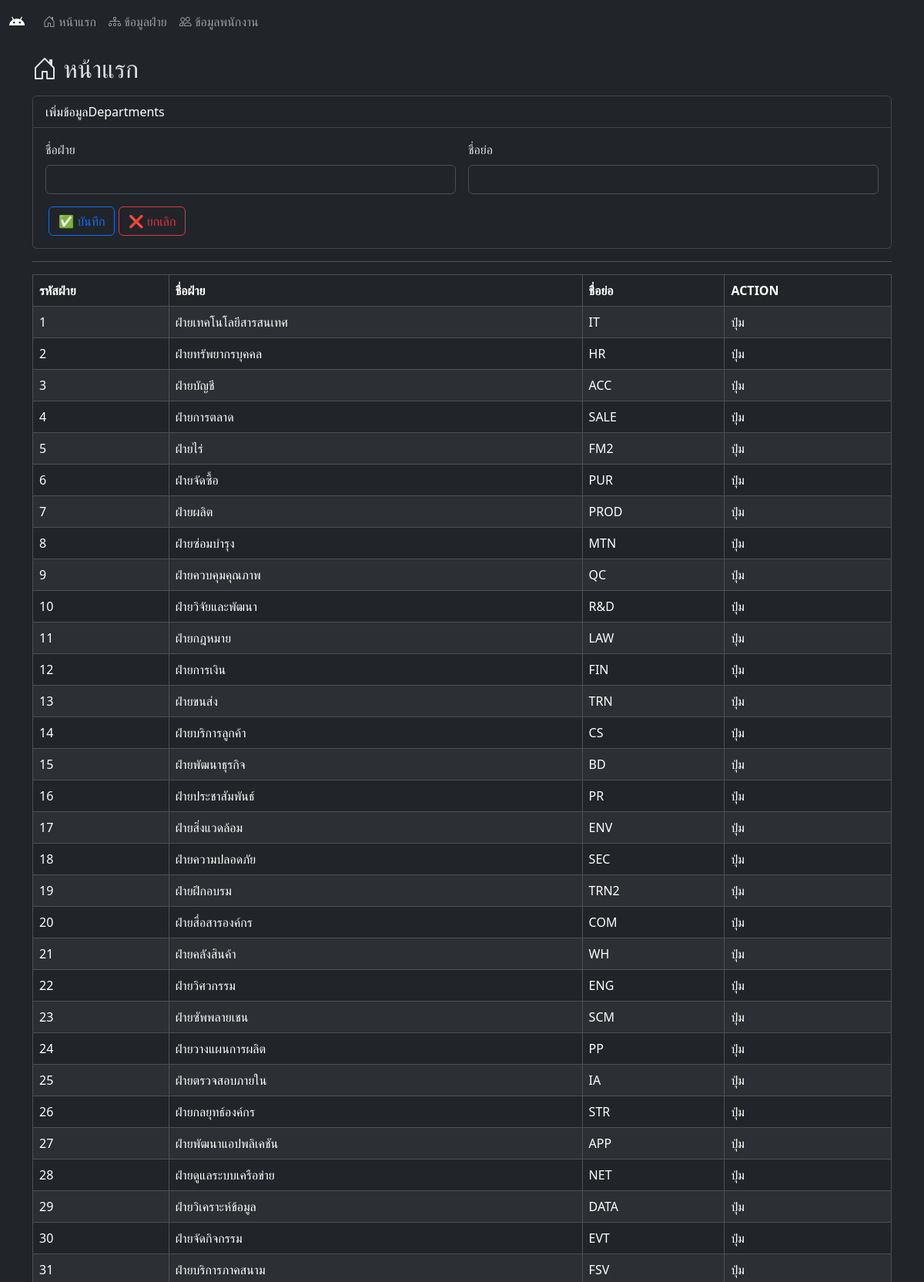
The page /day2/emp/index.php (upper part) on the database its author committed.
### tables this page shows
CREATE TABLE `departments` (
  `id` int(11) NOT NULL,
  `name_th` varchar(100) NOT NULL,
  `short_name` varchar(20) NOT NULL
);

### day2/emp/index.php (the view, shortened to what this page needs)
<?php
require 'cnn_db.php';
?>
<!DOCTYPE html>
<html lang="en" data-bs-theme="dark">
<head>
    <link href="https://cdn.jsdelivr.net/npm/bootstrap@5.3.3/dist/css/bootstrap.min.css" rel="stylesheet">
    <link rel="stylesheet" href="https://cdn.jsdelivr.net/npm/bootstrap-icons@1.11.3/font/bootstrap-icons.css">
</head>
<body>
    <?php include_once('nav.php'); ?>
    <div class="container" style="padding-top:70px">
        <h2 class="mb-3"><i class="bi bi-house-door"></i> หน้าแรก</h2>
        <div class="card">
            <div class="card-header bg-dark text-white">
                เพิ่มข้อมูลDepartments
            </div>
            <div class="card-body">
                <form action="insert_departments.php" method="post" class="row g-3">
                    <div class="col-md-6 mb-3">
                        <label class="form-label">ชื่อฝ่าย</label>
                        <input type="text" name="name_th" id="name_th" class="form-control" required>
                    </div>
                    <div class="col-md-6 mb-3">
                        <label class="form-label">ชื่อย่อ</label>
                        <input type="text" name="short_name" id="short_name" class="form-control">
                    </div>
                    <div class="row">
                        <div class="col-12">
                            <button type="submit" class="btn btn-outline-primary">✅ บันทึก</button>
                            <button type="reset" class="btn btn-outline-danger">❌ ยกเลิก</button>
                        </div>
                    </div>
                </form>
            </div>
        </div>
        <hr>
        <table class="table table-dark table-hover table-striped table-bordered">
            <thead>
                <tr>
                    <th>รหัสฝ่าย</th>
                    <th>ชื่อฝ่าย</th>
                    <th>ชื่อย่อ</th>
                    <th>ACTION</th>
                </tr>
            </thead>
            <?php
            $sql = "SELECT * FROM departments";
            $result = mysqli_query($conn, $sql);
            ?>
            <tbody>
                <?php if ($result && mysqli_num_rows($result) > 0): ?>
                    <?php while ($row = mysqli_fetch_assoc($result)): ?>
                        <tr>
                            <td><?= $row['id'] ?></td>
                            <td><?= $row['name_th'] ?></td>
                            <td><?= $row['short_name'] ?></td>
                            <td>ปุ่ม</td>
                        </tr>
                    <?php endwhile; ?>
                <?php else: ?>
                    <tr>
                        <td colspan="3" class="text-center py-4">ยังไม่มีข้อมูล</td>
                    </tr>
                <?php endif; ?>
            </tbody>
        </table>
    </div>
</body>
</html>

### rows shown on the page
departments: id "1", name_th "ฝ่ายเทคโนโลยีสารสนเทศ", short_name "IT"
departments: id "2", name_th "ฝ่ายทรัพยากรบุคคล", short_name "HR"
departments: id "3", name_th "ฝ่ายบัญชี", short_name "ACC"
departments: id "4", name_th "ฝ่ายการตลาด", short_name "SALE"
departments: id "5", name_th "ฝ่ายไร่", short_name "FM2"
departments: id "6", name_th "ฝ่ายจัดซื้อ", short_name "PUR"
departments: id "7", name_th "ฝ่ายผลิต", short_name "PROD"
departments: id "8", name_th "ฝ่ายซ่อมบำรุง", short_name "MTN"
departments: id "9", name_th "ฝ่ายควบคุมคุณภาพ", short_name "QC"
departments: id "10", name_th "ฝ่ายวิจัยและพัฒนา", short_name "R&D"
departments: id "11", name_th "ฝ่ายกฎหมาย", short_name "LAW"
departments: id "12", name_th "ฝ่ายการเงิน", short_name "FIN"
departments: id "13", name_th "ฝ่ายขนส่ง", short_name "TRN"
departments: id "14", name_th "ฝ่ายบริการลูกค้า", short_name "CS"
departments: id "15", name_th "ฝ่ายพัฒนาธุรกิจ", short_name "BD"
departments: id "16", name_th "ฝ่ายประชาสัมพันธ์", short_name "PR"
departments: id "17", name_th "ฝ่ายสิ่งแวดล้อม", short_name "ENV"
departments: id "18", name_th "ฝ่ายความปลอดภัย", short_name "SEC"
departments: id "19", name_th "ฝ่ายฝึกอบรม", short_name "TRN2"
departments: id "20", name_th "ฝ่ายสื่อสารองค์กร", short_name "COM"
departments: id "21", name_th "ฝ่ายคลังสินค้า", short_name "WH"
departments: id "22", name_th "ฝ่ายวิศวกรรม", short_name "ENG"
departments: id "23", name_th "ฝ่ายซัพพลายเชน", short_name "SCM"
departments: id "24", name_th "ฝ่ายวางแผนการผลิต", short_name "PP"
departments: id "25", name_th "ฝ่ายตรวจสอบภายใน", short_name "IA"
departments: id "26", name_th "ฝ่ายกลยุทธ์องค์กร", short_name "STR"
departments: id "27", name_th "ฝ่ายพัฒนาแอปพลิเคชัน", short_name "APP"
departments: id "28", name_th "ฝ่ายดูแลระบบเครือข่าย", short_name "NET"
departments: id "29", name_th "ฝ่ายวิเคราะห์ข้อมูล", short_name "DATA"
departments: id "30", name_th "ฝ่ายจัดกิจกรรม", short_name "EVT"
departments: id "31", name_th "ฝ่ายบริการภาคสนาม", short_name "FSV"
